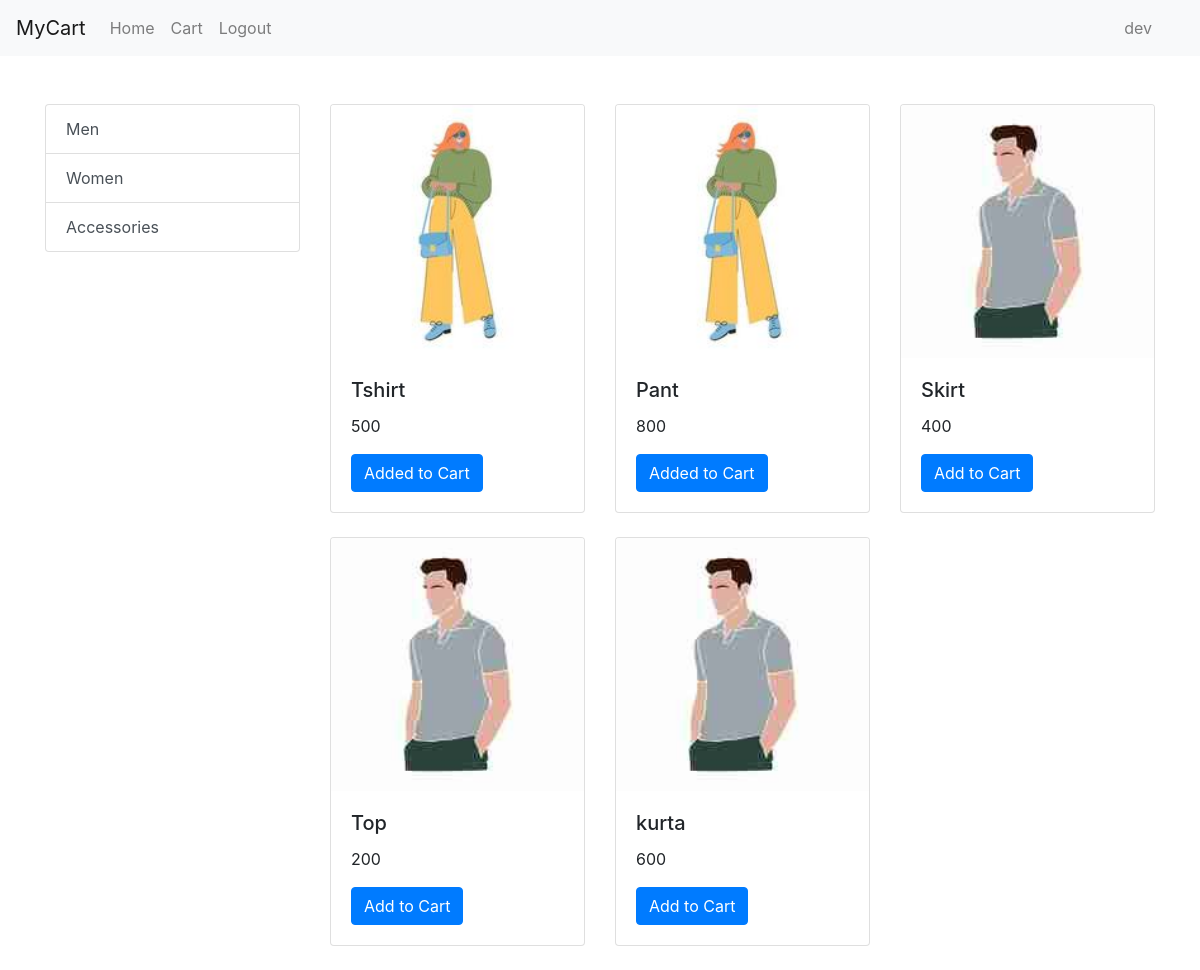
The app's page /store/ (signed in) with its own data.
### register/models.py (models this page shows)
class Profile(AbstractUser):
    email=models.EmailField(unique=True)
    phone=models.CharField(max_length=100,unique=True)
    is_authenticated=models.BooleanField(default=False)
    token=models.CharField(max_length=200,null=True)
    REQUIRED_FIELDS=['username','phone']
    USERNAME_FIELD="email"
    objects= ProfileManager()

### store/models.py (models this page shows, shortened)
class Category(models.Model):
    id=models.AutoField
    name=models.CharField(max_length=50)
    def __str__(self):
        return self.name

class Product(models.Model):
    id=models.AutoField
    name = models.CharField(max_length=100)
    price = models.IntegerField(default=0)
    category=models.ForeignKey(Category,on_delete=models.CASCADE,default="")
    image=models.ImageField(upload_to='products/')

### store/views.py (the view, shortened to what this page needs)
# urls.py: path('store/',include('store.urls')),
def store(request):
    if request.method=='GET':
        products=Product.objects.all()
        categories=Category.objects.all()
        categroy_id=request.GET.get('category')
        if categroy_id:
            products=Product.products_bycategory(categroy_id)
        data={}
        user_email=request.session.get('user_email')
        print(user_email)
        if user_email:
            profile=Profile.objects.get(email=user_email)
            cart=Cart.objects.get(user=profile)
            cartitems=CartItem.objects.filter(cart=cart)
            product_incartitem=[]
            for a in cartitems:
                product_incartitem.append(a.product)
            data['cartitems']=cartitems
            data['profile']=profile
            data['product_incartitem']=product_incartitem
        data['products']=products
        data['categories']=categories
        return render(request,'store.html',data)

### store/templates/store.html (shortened to what this page needs)
{%extends 'base.html'%}
{% block Body %}
  <div class="container mt-5">
    <div class="row">
      <div class="col-md-3">
        <div class="list-group">
          {%for category in categories%}
          <a href="/store/?category={{category.id}}" class="list-group-item list-group-item-action">{{category}}</a>
          {%endfor%}
        </div>
      </div>
      <div class="col-md-9">
        <div class="row">
          {%for product in products%}
          <div class="col-md-4 mb-4">
            <div class="card">
              <img src="{{product.image.url}}" class="card-img-top" alt="Product 1">
              <div class="card-body">
                <h5 class="card-title">{{product.name}}</h5>
                <p class="card-text">{{product.price}}</p>
                {%if profile%}
                {%if product in product_incartitem %}
                <form method="GET" action="">
                  <button type="submit" class="btn btn-primary disbaled">Added to Cart</button>
                </form>
                {%else%}
                <form method="POST" action="">
                  <button type="submit" class="btn btn-primary ">Add to Cart</button>
                </form>
                {%endif%}
                {%else%}
                <a href="/signup/" class="btn btn-primary">Add to Cart</a>
                {%endif%}
              </div>
            </div>
          </div>
          {%endfor%}
        </div>
      </div>
    </div>
  </div>
{%endblock%}

### store/templates/base.html (shortened to what this page needs)
<!doctype html>
<html lang="en">
  <head>
    <link rel="stylesheet" href="https://cdn.jsdelivr.net/npm/bootstrap@4.3.1/dist/css/bootstrap.min.css">
  </head>
  <body>
    <nav class="navbar navbar-expand-lg navbar-light bg-light">
        <a class="navbar-brand" href="#">MyCart</a>
        <div class="collapse navbar-collapse" id="navbarSupportedContent">
          <ul class="navbar-nav mr-auto">
            <li class="nav-item">
              <a class="nav-link" href="/store">Home </a>
            </li>
            <li class="nav-item">
              <a class="nav-link" href="/store/cart">Cart</a>
            </li>
            <li class="nav-item">
              <a class="nav-link" href="/logout">Logout</a>
            </li>
          </ul>
          <ul class="navbar-nav ml-auto mr-4">
            <li class="nav-item">
                <a class="nav-link" href="#">{{user.username}}</a>
            </li>
          </ul>
        </div>
      </nav>
        {%block Body%}{%endblock%}
  </body>
</html>

### records on screen
Profile: username "dev"
Category: name "Men"
Category: name "Women"
Category: name "Accessories"
Product: image (picture), name "Tshirt", price "500", shows "Added to Cart"
Product: image (picture), name "Pant", price "800", shows "Added to Cart"
Product: image (picture), name "Skirt", price "400"
Product: image (picture), name "Top", price "200"
Product: image (picture), name "kurta", price "600"
